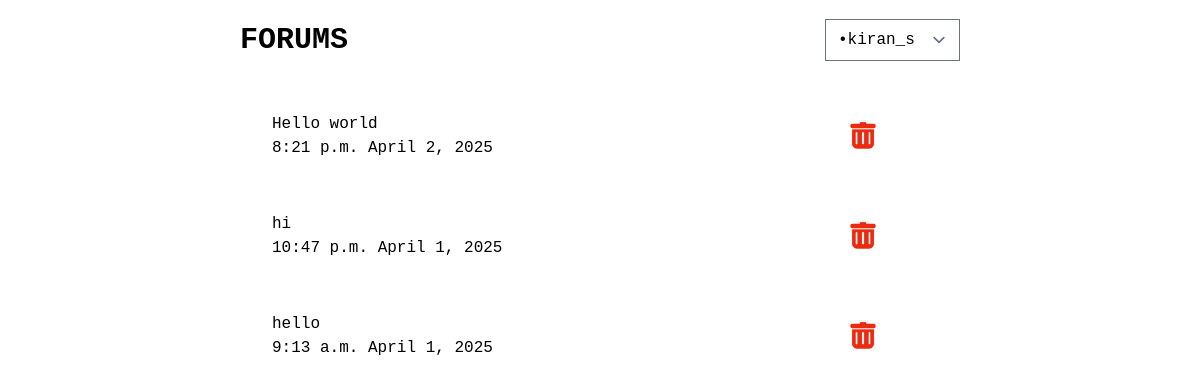
The app's page /your-posts (signed in) with its own data.
### questAns/models.py (models this page shows, shortened)
class Question(models.Model):
    time = models.TimeField()
    date = models.DateField()
    quest = models.TextField()
    questioner = models.ForeignKey(
        'auth.User',
        on_delete = models.CASCADE,
    )

### questAns/views.py (the view)
# urls.py: path('your-posts', YourPostsView.as_view(), name="yourPosts" ),
class YourPostsView(ListView):
    model = Question
    template_name = 'profilePages/yourPosts.html'
    def get_queryset(self):
        return Question.objects.all().order_by('-id')

### templates/profilePages/yourPosts.html (shortened to what this page needs)
{% extends 'layout.html' %}
{% load static %}
{% block content %}
    <div id="container">
        {% for question in object_list %}
            {% if user == question.questioner %}
                <div class="grid grid-flow-col grid-cols-12 items-center gap-5 self-center mx-10 mb-7">
                    <a href="{% url "question_detail" question.pk %}" class="col-span-10">
                        <div class="p-3 w-md text-wrap rounded-lg ">
                            {{ question.quest}}
                            <div class="">
                                <p class="">{{ question.time }} {{ question.date }}</p>
                            </div>
                        </div>
                    </a>
                    <div class="col-span-2"><a href="{% url "delete_post" question.pk %}"><img src="{% static 'trash.png' %}" alt="delete" class="w-10 h-10"></a></div>
                </div>
            {% endif %}
        {% endfor %}
    </div>
{% endblock %}

### templates/layout.html (shortened to what this page needs)
{% load static tailwind_tags %}
{% load static %}
<!DOCTYPE html>
<html lang="en">
<head>
    {% tailwind_css %}
</head>
<body class=" flex justify-center font-mono items-center">
    <div class = " md:w-2/3 w-full h-svh p-5">
        <nav class="h-10 flex items-center justify-between px-5 ">
            <a class="justify-start text-3xl" href="{% url 'forums' %}"><strong>FORUMS</strong></a>
                {% if user.is_authenticated %}
                <div>
                    <select name="profile-select" id="select" onchange="navigate()" title="{{user.username}}">
                        <option value="" class="hidden">•{{user.username}}</option>
                    </select>
                </div>
                {% else %}
                <div>
                    <a class="justify-self-end" href="{% url 'login' %}">Login</a> |
                    <a class="justify-self-end" href="{% url 'register' %}">Register</a>
                </div>
                {% endif %}
        </nav>
        <div class="p-5">
        </div>
        {% block content %}
        {% endblock %}
    </div>
</body>
</html>

### records on screen
Question: quest "Hello world", time "8:21 p.m.", date "April 2, 2025"
Question: quest "hi", time "10:47 p.m.", date "April 1, 2025"
Question: quest "hello", time "9:13 a.m.", date "April 1, 2025"
